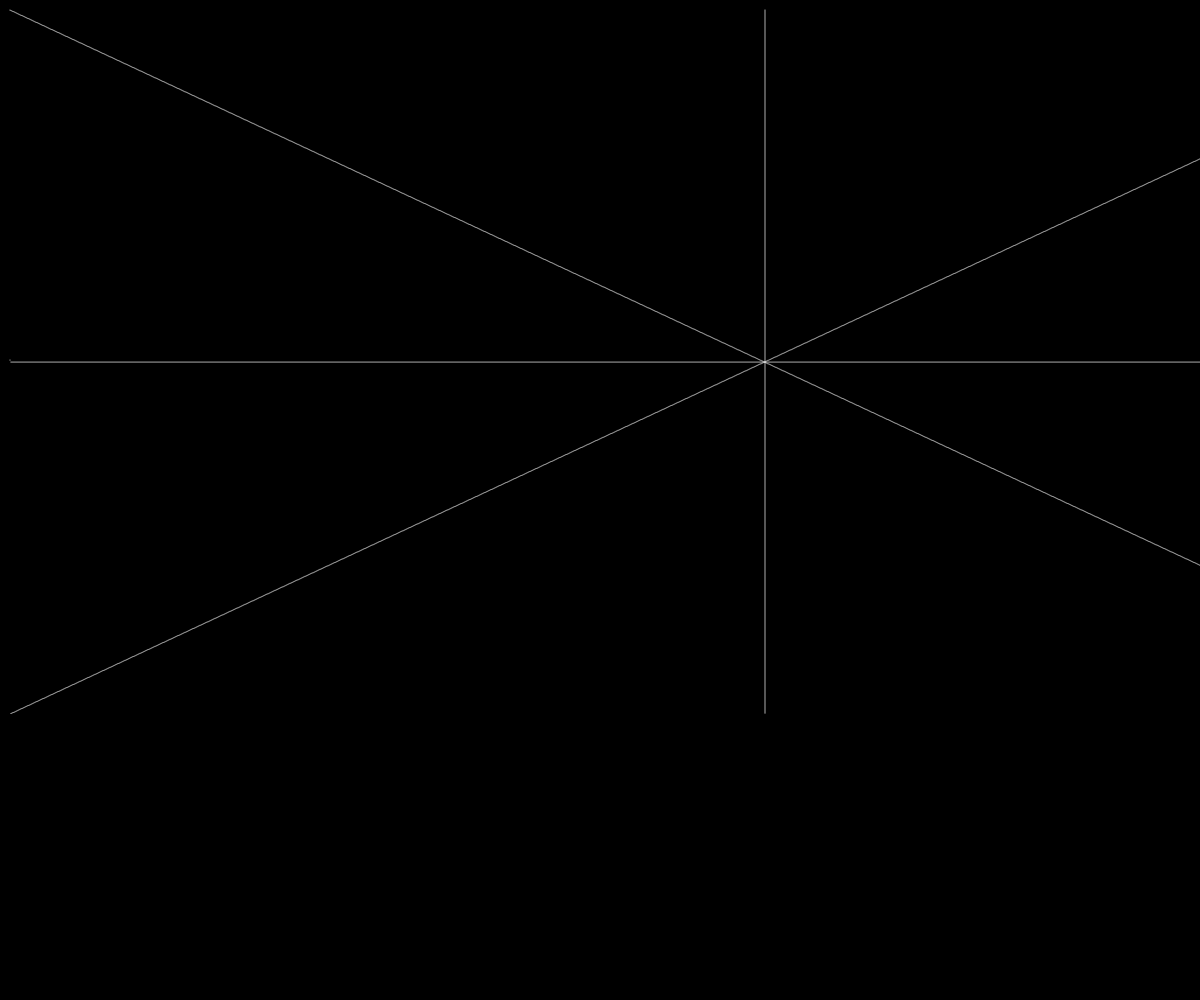
Frame 1 (no input)
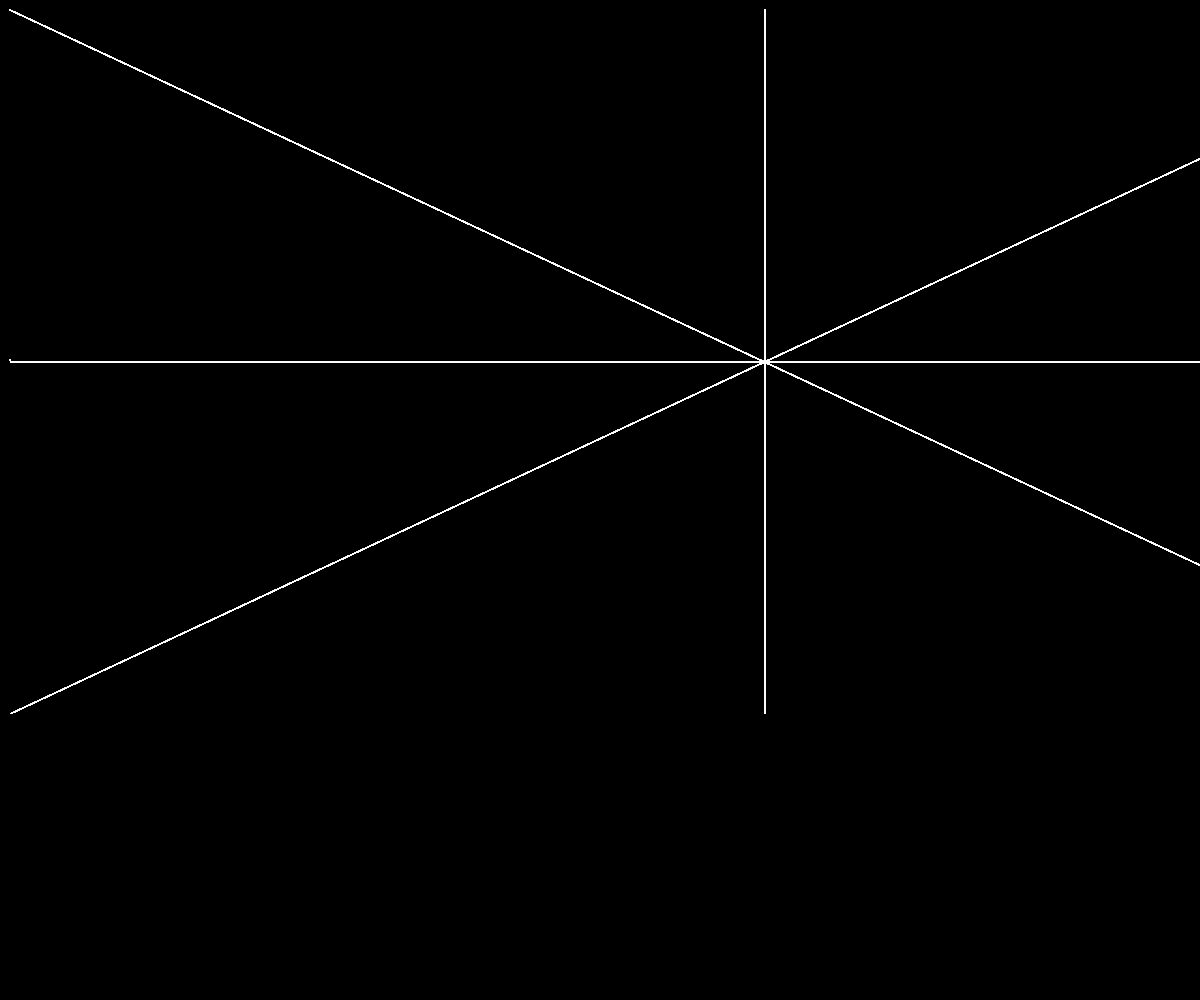
Frame 60 (no input)
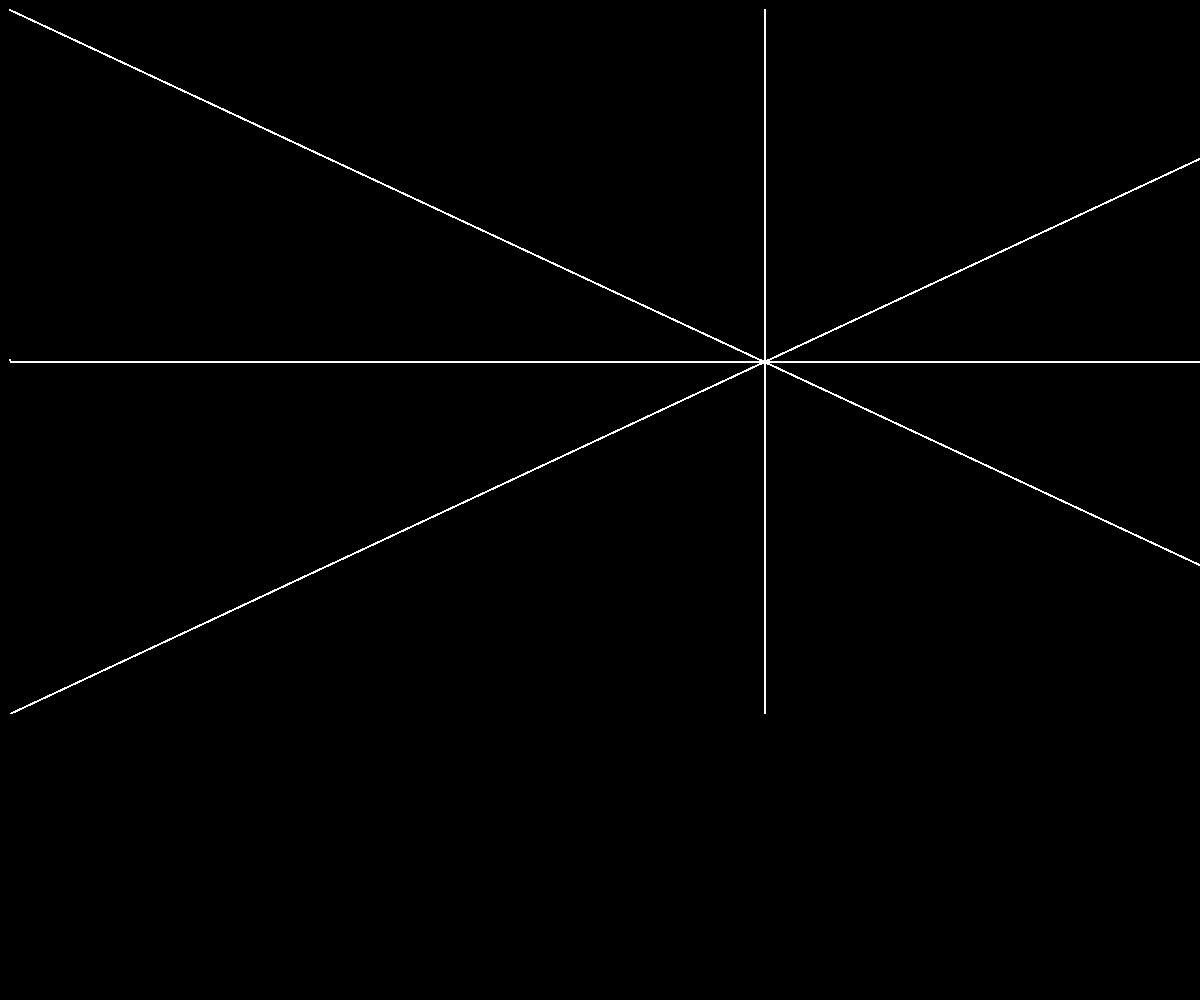
Frame 120 (the mouse pressed at the canvas centre since frame 60)

The p5.js sketch that drew these frames (run headless with seeded random() and noise() and a simulated clock; from frame 60 on, the mouse is pressed at the canvas centre):

// p5.js sketch
// ── sketch.js
const p1 = {x:10, y:10}
const p2 = {x:1519, y:714}

const p3 = {x:1519, y:10}
const p4 = {x:10, y:714}

const p5 = {x:765, y:10}
const p6 = {x:765, y:714}

const p7 = {x:10, y:360}
const p8 = {x:1519, y:362}

function setup(){
createCanvas(windowWidth,windowHeight)
background('black')
}

function draw() {
    stroke("white")
    ecuacion(p1,p2)
    ecuacion2(p3,p4)
    ecuacion3(p5,p6)
    ecuacion4(p7,p8)
}



function ecuacion(p1,p2){   
    const dx = p2.x - p1.x
    const dy = p2.y - p1.y
    
    const m = dy / dx
    const b = p1.y - m * p1.x
    
    point(p1.x, p1.y)
    
    let x = p1.x + 1
    let y
    while (x != p2.x){
        y = m*x+b
        point (x,y)
        x++
    }
}



function ecuacion2(p3,p4)
{
    const dx = p4.x - p3.x
    const dy = p4.y - p3.y
    
    const m = dy / dx
    const b = p3.y - m * p3.x
    
    point(p3.x, p3.y)
    
    let x = p3.x + 1
    let y
    while (x != p4.x){
        y = m*x+b
        point (x,y)
        x--
    }
}

function ecuacion3(p5,p6){   
    const dx = p6.x - p5.x
    const dy = p6.y - p5.y
    
    const m = dy / dx
    const b = p5.y - m * p5.x
    //const p5 = {x:759, y:10}
    //const p6 = {x:759, y:714}
    point(p5.x, p5.y)
    
    let x
    let y = p5.y + 1
    //NO APLICA POR QUE NO SE SACA DELTA NUM IGUALES EN X 
    //x = m*x+b
    while (y != p6.y){
        point (p5.x,y)
        y++
    }
}

function ecuacion4(p7,p8){   
    const dx = p8.x - p7.x
    const dy = p8.y - p7.y
    
    const m = dy / dx
    const b = p7.y - m * p7.x
    //const p5 = {x:759, y:10}
    //const p6 = {x:759, y:714}
    point(p7.x, p7.y)
    
    let x = p7.x + 1
    let y 
    //NO APLICA POR QUE NO SE SACA DELTA NUM IGUALES EN y 
    //x = m*x+b
    while (x != p8.x){
        point (x,p8.y)
        x++
    }
}

// ── practica2.html
<!DOCTYPE html>
<html lang="es">
<head>
    <meta charset="UTF-8">
    <link rel="icon" href="../../../../favicon.ico">
    <title>Ecuación punto pendiente</title>
        
    <link rel="canonical" href="https://getbootstrap.com/docs/4.3/examples/starter-template/">
    <!-- Bootstrap core CSS -->
    <link rel="stylesheet" href="https://stackpath.bootstrapcdn.com/bootstrap/4.3.1/css/bootstrap.min.css" integrity="sha384-ggOyR0iXCbMQv3Xipma34MD+dH/1fQ784/j6cY/iJTQUOhcWr7x9JvoRxT2MZw1T" crossorigin="anonymous">

    <!-- Place your stylesheet here-->
    <link href="/css/stylesheet.css" rel="stylesheet" type="text/css">
    <link rel="stylesheet" href="miestilo.css">
    <script src="https://cdn.jsdelivr.net/npm/p5@1.0.0/lib/p5.js"></script>
    
</head>

<body>

<a href="../gym.html"><button type="button" class="btn btn-outline-danger">Regresar</button></a>
<script src="sketch.js"></script>


  <!-- Bootstrap core JavaScript
    ================================================== -->
    <!-- Placed at the end of the document so the pages load faster -->
    <script src="https://code.jquery.com/jquery-3.3.1.slim.min.js" integrity="sha384-q8i/X+965DzO0rT7abK41JStQIAqVgRVzpbzo5smXKp4YfRvH+8abtTE1Pi6jizo" crossorigin="anonymous"></script>
    <script src="https://cdnjs.cloudflare.com/ajax/libs/popper.js/1.14.7/umd/popper.min.js" integrity="sha384-UO2eT0CpHqdSJQ6hJty5KVphtPhzWj9WO1clHTMGa3JDZwrnQq4sF86dIHNDz0W1" crossorigin="anonymous"></script>
    <script src="https://stackpath.bootstrapcdn.com/bootstrap/4.3.1/js/bootstrap.min.js" integrity="sha384-JjSmVgyd0p3pXB1rRibZUAYoIIy6OrQ6VrjIEaFf/nJGzIxFDsf4x0xIM+B07jRM" crossorigin="anonymous"></script>
</body>
</html>
